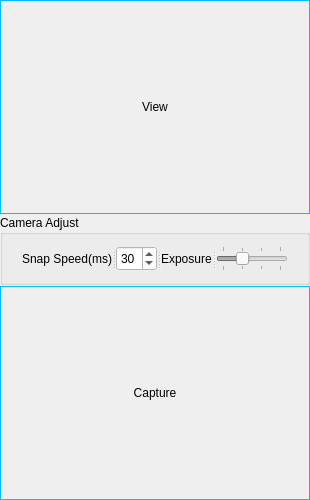
  <widget class="QDockWidget" name="dockWidget_2">
   <property name="minimumSize">
    <size>
     <width>310</width>
     <height>500</height>
    </size>
   </property>
   <property name="styleSheet">
    <string notr="true">font: 9pt &quot;Calibri&quot;;</string>
   </property>
   <property name="features">
    <set>QDockWidget::DockWidgetClosable|QDockWidget::DockWidgetFloatable</set>
   </property>
   <property name="allowedAreas">
    <set>Qt::RightDockWidgetArea</set>
   </property>
   <property name="windowTitle">
    <string>Right Camera</string>
   </property>
   <attribute name="dockWidgetArea">
    <number>2</number>
   </attribute>
   <widget class="QWidget" name="dockWidgetContents_3">
    <layout class="QGridLayout" name="gridLayout_10">
     <property name="leftMargin">
      <number>0</number>
     </property>
     <property name="topMargin">
      <number>0</number>
     </property>
     <property name="rightMargin">
      <number>0</number>
     </property>
     <property name="bottomMargin">
      <number>0</number>
     </property>
     <property name="horizontalSpacing">
      <number>0</number>
     </property>
     <property name="verticalSpacing">
      <number>1</number>
     </property>
     <item row="0" column="0">
      <widget class="QWidget" name="widget_6" native="true">
       <property name="sizePolicy">
        <sizepolicy hsizetype="Expanding" vsizetype="Expanding">
         <horstretch>0</horstretch>
         <verstretch>0</verstretch>
        </sizepolicy>
       </property>
       <layout class="QGridLayout" name="gridLayout_5">
        <property name="leftMargin">
         <number>0</number>
        </property>
        <property name="topMargin">
         <number>0</number>
        </property>
        <property name="rightMargin">
         <number>0</number>
        </property>
        <property name="bottomMargin">
         <number>0</number>
        </property>
        <property name="spacing">
         <number>0</number>
        </property>
        <item row="0" column="1">
         <spacer name="verticalSpacer_5">
          <property name="orientation">
           <enum>Qt::Vertical</enum>
          </property>
          <property name="sizeType">
           <enum>QSizePolicy::Preferred</enum>
          </property>
          <property name="sizeHint" stdset="0">
           <size>
            <width>20</width>
            <height>0</height>
           </size>
          </property>
         </spacer>
        </item>
        <item row="1" column="0">
         <spacer name="horizontalSpacer_6">
          <property name="orientation">
           <enum>Qt::Horizontal</enum>
          </property>
          <property name="sizeType">
           <enum>QSizePolicy::Preferred</enum>
          </property>
          <property name="sizeHint" stdset="0">
           <size>
            <width>0</width>
            <height>20</height>
           </size>
          </property>
         </spacer>
        </item>
        <item row="1" column="1">
         <widget class="QLabel" name="rightViewLabel">
          <property name="sizePolicy">
           <sizepolicy hsizetype="Expanding" vsizetype="Expanding">
            <horstretch>0</horstretch>
            <verstretch>0</verstretch>
           </sizepolicy>
          </property>
          <property name="maximumSize">
           <size>
            <width>400</width>
            <height>320</height>
           </size>
          </property>
          <property name="styleSheet">
           <string notr="true">border:1px solid deepskyblue;</string>
          </property>
          <property name="text">
           <string>View</string>
          </property>
          <property name="scaledContents">
           <bool>true</bool>
          </property>
          <property name="alignment">
           <set>Qt::AlignCenter</set>
          </property>
         </widget>
        </item>
        <item row="1" column="2">
         <spacer name="horizontalSpacer_5">
          <property name="orientation">
           <enum>Qt::Horizontal</enum>
          </property>
          <property name="sizeType">
           <enum>QSizePolicy::Preferred</enum>
          </property>
          <property name="sizeHint" stdset="0">
           <size>
            <width>0</width>
            <height>20</height>
           </size>
          </property>
         </spacer>
        </item>
        <item row="2" column="1">
         <spacer name="verticalSpacer_6">
          <property name="orientation">
           <enum>Qt::Vertical</enum>
          </property>
          <property name="sizeType">
           <enum>QSizePolicy::Preferred</enum>
          </property>
          <property name="sizeHint" stdset="0">
           <size>
            <width>20</width>
            <height>0</height>
           </size>
          </property>
         </spacer>
        </item>
       </layout>
      </widget>
     </item>
     <item row="1" column="0">
      <widget class="QGroupBox" name="groupBox_2">
       <property name="sizePolicy">
        <sizepolicy hsizetype="MinimumExpanding" vsizetype="MinimumExpanding">
         <horstretch>0</horstretch>
         <verstretch>0</verstretch>
        </sizepolicy>
       </property>
       <property name="maximumSize">
        <size>
         <width>111111</width>
         <height>70</height>
        </size>
       </property>
       <property name="styleSheet">
        <string notr="true">font: 9pt &quot;Calibri&quot;;
background-color: rgbrgb(111, 215, 253)</string>
       </property>
       <property name="title">
        <string>Camera Adjust</string>
       </property>
       <layout class="QGridLayout" name="gridLayout_9">
        <property name="leftMargin">
         <number>0</number>
        </property>
        <property name="topMargin">
         <number>0</number>
        </property>
        <property name="rightMargin">
         <number>0</number>
        </property>
        <property name="bottomMargin">
         <number>0</number>
        </property>
        <property name="spacing">
         <number>0</number>
        </property>
        <item row="0" column="1">
         <spacer name="verticalSpacer_11">
          <property name="orientation">
           <enum>Qt::Vertical</enum>
          </property>
          <property name="sizeHint" stdset="0">
           <size>
            <width>20</width>
            <height>8</height>
           </size>
          </property>
         </spacer>
        </item>
        <item row="1" column="0" rowspan="2">
         <spacer name="horizontalSpacer_11">
          <property name="orientation">
           <enum>Qt::Horizontal</enum>
          </property>
          <property name="sizeHint" stdset="0">
           <size>
            <width>0</width>
            <height>20</height>
           </size>
          </property>
         </spacer>
        </item>
        <item row="1" column="1">
         <widget class="QSplitter" name="splitter_2">
          <property name="orientation">
           <enum>Qt::Horizontal</enum>
          </property>
          <widget class="QLabel" name="label_7">
           <property name="text">
            <string>Snap Speed(ms)</string>
           </property>
           <property name="buddy">
            <cstring>spinBox</cstring>
           </property>
          </widget>
          <widget class="QSpinBox" name="spinBox">
           <property name="styleSheet">
            <string notr="true">background-color: rgb(255, 255, 255);</string>
           </property>
           <property name="minimum">
            <number>1</number>
           </property>
           <property name="value">
            <number>30</number>
           </property>
          </widget>
          <widget class="QLabel" name="label_8">
           <property name="text">
            <string>Exposure</string>
           </property>
           <property name="buddy">
            <cstring>rightExSlider</cstring>
           </property>
          </widget>
          <widget class="QSlider" name="rightExSlider">
           <property name="enabled">
            <bool>false</bool>
           </property>
           <property name="minimum">
            <number>0</number>
           </property>
           <property name="maximum">
            <number>3</number>
           </property>
           <property name="pageStep">
            <number>1</number>
           </property>
           <property name="value">
            <number>1</number>
           </property>
           <property name="orientation">
            <enum>Qt::Horizontal</enum>
           </property>
           <property name="tickPosition">
            <enum>QSlider::TicksBothSides</enum>
           </property>
          </widget>
         </widget>
        </item>
        <item row="1" column="2" rowspan="2">
         <spacer name="horizontalSpacer_12">
          <property name="orientation">
           <enum>Qt::Horizontal</enum>
          </property>
          <property name="sizeHint" stdset="0">
           <size>
            <width>0</width>
            <height>20</height>
           </size>
          </property>
         </spacer>
        </item>
        <item row="2" column="1">
         <spacer name="verticalSpacer_12">
          <property name="orientation">
           <enum>Qt::Vertical</enum>
          </property>
          <property name="sizeHint" stdset="0">
           <size>
            <width>20</width>
            <height>3</height>
           </size>
          </property>
         </spacer>
        </item>
       </layout>
      </widget>
     </item>
     <item row="2" column="0">
      <widget class="QWidget" name="widget_5" native="true">
       <property name="sizePolicy">
        <sizepolicy hsizetype="Preferred" vsizetype="MinimumExpanding">
         <horstretch>0</horstretch>
         <verstretch>0</verstretch>
        </sizepolicy>
       </property>
       <layout class="QGridLayout" name="gridLayout_6">
        <property name="leftMargin">
         <number>0</number>
        </property>
        <property name="topMargin">
         <number>0</number>
        </property>
        <property name="rightMargin">
         <number>0</number>
        </property>
        <property name="bottomMargin">
         <number>0</number>
        </property>
        <property name="spacing">
         <number>0</number>
        </property>
        <item row="0" column="1">
         <spacer name="verticalSpacer_7">
          <property name="orientation">
           <enum>Qt::Vertical</enum>
          </property>
          <property name="sizeType">
           <enum>QSizePolicy::Preferred</enum>
          </property>
          <property name="sizeHint" stdset="0">
           <size>
            <width>20</width>
            <height>0</height>
           </size>
          </property>
         </spacer>
        </item>
        <item row="1" column="0">
         <spacer name="horizontalSpacer_8">
          <property name="orientation">
           <enum>Qt::Horizontal</enum>
          </property>
          <property name="sizeType">
           <enum>QSizePolicy::Preferred</enum>
          </property>
          <property name="sizeHint" stdset="0">
           <size>
            <width>0</width>
            <height>20</height>
           </size>
          </property>
         </spacer>
        </item>
        <item row="1" column="1">
         <widget class="QLabel" name="rightCaptureLabel">
          <property name="sizePolicy">
           <sizepolicy hsizetype="Expanding" vsizetype="Expanding">
            <horstretch>0</horstretch>
            <verstretch>0</verstretch>
           </sizepolicy>
          </property>
          <property name="maximumSize">
           <size>
            <width>400</width>
            <height>320</height>
           </size>
          </property>
          <property name="styleSheet">
           <string notr="true">border:1px solid deepskyblue;</string>
          </property>
          <property name="text">
           <string>Capture</string>
          </property>
          <property name="scaledContents">
           <bool>true</bool>
          </property>
          <property name="alignment">
           <set>Qt::AlignCenter</set>
          </property>
         </widget>
        </item>
        <item row="1" column="2">
         <spacer name="horizontalSpacer_7">
          <property name="orientation">
           <enum>Qt::Horizontal</enum>
          </property>
          <property name="sizeType">
           <enum>QSizePolicy::Preferred</enum>
          </property>
          <property name="sizeHint" stdset="0">
           <size>
            <width>0</width>
            <height>20</height>
           </size>
          </property>
         </spacer>
        </item>
        <item row="2" column="1">
         <spacer name="verticalSpacer_8">
          <property name="orientation">
           <enum>Qt::Vertical</enum>
          </property>
          <property name="sizeType">
           <enum>QSizePolicy::Preferred</enum>
          </property>
          <property name="sizeHint" stdset="0">
           <size>
            <width>20</width>
            <height>0</height>
           </size>
          </property>
         </spacer>
        </item>
       </layout>
      </widget>
     </item>
    </layout>
   </widget>
  </widget>
